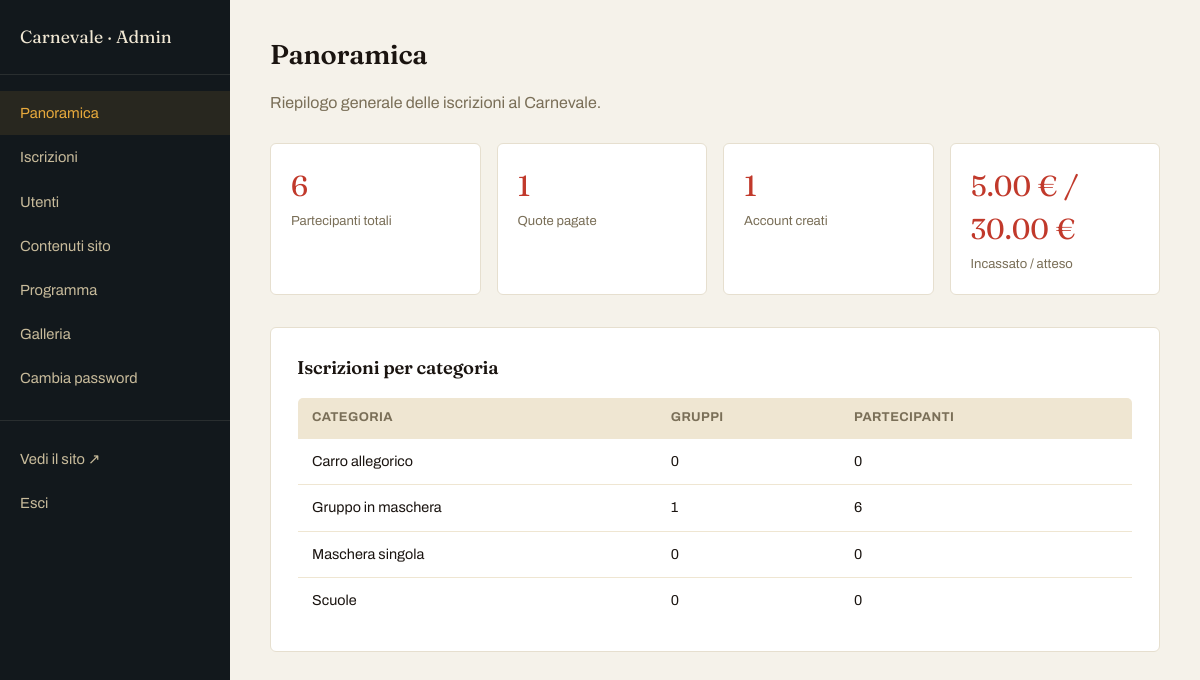
Screenshot of /admin/ (signed in) with the database file from the repository.
### tables this page shows
CREATE TABLE categorie (
    id INTEGER PRIMARY KEY AUTOINCREMENT,
    slug TEXT UNIQUE NOT NULL,
    nome TEXT NOT NULL,
    descrizione TEXT,
    regolamento TEXT,
    prezzo_quota REAL DEFAULT 0,
    dettagli_label TEXT DEFAULT 'Note aggiuntive',
    icona TEXT DEFAULT 'carro',
    ordine INTEGER DEFAULT 0
);

### app.py (the view)
@app.route("/admin/")
@admin_login_required
def admin_dashboard():
    db = get_db()
    totale_iscrizioni = db.execute("SELECT COUNT(*) n FROM partecipanti").fetchone()["n"]
    totale_pagati = db.execute(
        "SELECT COUNT(*) n FROM partecipanti p JOIN versamenti l ON p.versamento_id = l.id "
        "WHERE l.stato_pagamento = 'pagato'"
    ).fetchone()["n"]
    totale_utenti = db.execute("SELECT COUNT(*) n FROM utenti").fetchone()["n"]
    per_categoria = db.execute(
        "SELECT c.nome, COUNT(DISTINCT i.id) gruppi, COUNT(p.id) partecipanti "
        "FROM categorie c "
        "LEFT JOIN iscrizioni i ON i.categoria_id = c.id "
        "LEFT JOIN versamenti l ON l.iscrizione_id = i.id "
        "LEFT JOIN partecipanti p ON p.versamento_id = l.id "
        "GROUP BY c.id ORDER BY c.ordine"
    ).fetchall()
    incasso_atteso = db.execute(
        "SELECT COALESCE(SUM(c.prezzo_quota),0) tot FROM partecipanti p "
        "JOIN versamenti l ON p.versamento_id = l.id "
        "JOIN iscrizioni i ON l.iscrizione_id = i.id "
        "JOIN categorie c ON i.categoria_id = c.id"
    ).fetchone()["tot"]
    incasso_incassato = db.execute(
        "SELECT COALESCE(SUM(c.prezzo_quota),0) tot FROM partecipanti p "
        "JOIN versamenti l ON p.versamento_id = l.id "
        "JOIN iscrizioni i ON l.iscrizione_id = i.id "
        "JOIN categorie c ON i.categoria_id = c.id "
        "WHERE l.stato_pagamento = 'pagato'"
    ).fetchone()["tot"]
    return render_template(
        "admin/dashboard.html",
        totale_iscrizioni=totale_iscrizioni,
        totale_pagati=totale_pagati,
        totale_utenti=totale_utenti,
        per_categoria=per_categoria,
        incasso_atteso=incasso_atteso,
        incasso_incassato=incasso_incassato,
    )

### app.py (called while the page is built)
@app.before_request
def csrf_protect():
    if request.method == "POST" and not app.config.get("TESTING"):
        token_sessione = session.get("_csrf_token")
        token_form = request.form.get("_csrf_token")
        if not token_sessione or not token_form or not secrets.compare_digest(token_sessione, token_form):
            abort(400, description="Richiesta non valida (token di sicurezza mancante o scaduto). Ricarica la pagina e riprova.")

def get_db():
    if "db" not in g:
        g.db = sqlite3.connect(DB_PATH)
        g.db.row_factory = sqlite3.Row
        g.db.execute("PRAGMA foreign_keys = ON")
    return g.db

def get_contenuti(db):
    rows = db.execute("SELECT chiave, valore FROM contenuti").fetchall()
    return {r["chiave"]: r["valore"] for r in rows}

@app.context_processor
def inject_globals():
    db = get_db()
    categorie = db.execute("SELECT * FROM categorie ORDER BY ordine").fetchall()
    utente_corrente = None
    if session.get("utente_id"):
        utente_corrente = db.execute(
            "SELECT * FROM utenti WHERE id = ?", (session["utente_id"],)
        ).fetchone()
    contenuti_globali = get_contenuti(db)
    return dict(categorie=categorie, utente_corrente=utente_corrente, c=contenuti_globali)

def admin_login_required(view):
    @wraps(view)
    def wrapped(*args, **kwargs):
        if not session.get("admin_id"):
            return redirect(url_for("admin_login", next=request.path))
        return view(*args, **kwargs)
    return wrapped

### templates/admin/dashboard.html (shortened to what this page needs)
{% extends "admin/base_admin.html" %}
{% block content %}
<h1>Panoramica</h1>
<p class="admin-sub">Riepilogo generale delle iscrizioni al Carnevale.</p>
<div class="stat-cards">
  <div class="stat-card"><div class="val">{{ totale_iscrizioni }}</div><div class="lbl">Partecipanti totali</div></div>
  <div class="stat-card"><div class="val">{{ totale_pagati }}</div><div class="lbl">Quote pagate</div></div>
  <div class="stat-card"><div class="val">{{ totale_utenti }}</div><div class="lbl">Account creati</div></div>
  <div class="stat-card"><div class="val">{{ "%.2f"|format(incasso_incassato) }} € / {{ "%.2f"|format(incasso_atteso) }} €</div><div class="lbl">Incassato / atteso</div></div>
</div>
<div class="admin-form-card">
  <h3>Iscrizioni per categoria</h3>
  <table class="admin-table">
    <tr><th>Categoria</th><th>Gruppi</th><th>Partecipanti</th></tr>
    {% for cat in per_categoria %}
    <tr><td>{{ cat.nome }}</td><td>{{ cat.gruppi }}</td><td>{{ cat.partecipanti }}</td></tr>
    {% endfor %}
  </table>
</div>
{% endblock %}

### static/css/style.css (style rules this page uses)
:root { --notte:#12181c; --notte-2:#1a2229; --carta:#f2e7ce; --rosso:#c1392b; --oro:#e7a93c; --smeraldo:#1f6e68; --crema-testo:#efe6d2; --max:1120px; }
* { box-sizing:border-box; }
html,body { margin:0; padding:0; }
body { font-family:'Archivo', sans-serif; background:var(--notte); color:var(--crema-testo); line-height:1.5; overflow-x:hidden; }
h1,h2,h3 { font-family:'Fraunces', serif; font-weight:600; letter-spacing:-0.01em; margin:0; }
.admin-body { background:#f5f2ea; color:#1a1410; font-family:'Archivo',sans-serif; }
.admin-main h1 { font-family:'Fraunces',serif; font-size:1.7rem; margin-bottom:6px; }
.admin-sub { color:#7a6f58; margin-bottom:28px; }
.stat-cards { display:grid; grid-template-columns:repeat(4,1fr); gap:16px; margin-bottom:32px; }
.stat-card { background:#fff; border-radius:6px; padding:20px; border:1px solid #e6dfcf; }
.stat-card .val { font-family:'Fraunces',serif; font-size:1.8rem; color:var(--rosso); }
.stat-card .lbl { font-size:0.82rem; color:#7a6f58; margin-top:4px; }
.admin-table { width:100%; border-collapse:collapse; background:#fff; border-radius:6px; overflow:hidden; border:1px solid #e6dfcf; }
.admin-table th { background:#efe6d2; text-align:left; padding:10px 14px; font-size:0.8rem; text-transform:uppercase; letter-spacing:0.03em; color:#7a6f58; }
.admin-table td { padding:12px 14px; border-top:1px solid #efe6d2; font-size:0.9rem; vertical-align:top; }
.admin-form-card { background:#fff; border:1px solid #e6dfcf; border-radius:6px; padding:26px; margin-bottom:24px; }
.admin-form-card h3 { font-family:'Fraunces',serif; margin-bottom:16px; font-size:1.15rem; }
.admin-table th { position:relative; user-select:none; }
.admin-table td { max-width:280px; white-space:normal; word-break:break-word; }

### rows the page displays
categorie: nome "Carro allegorico", gruppi "0", partecipanti "0"
categorie: nome "Gruppo in maschera", gruppi "1", partecipanti "6"
categorie: nome "Maschera singola", gruppi "0", partecipanti "0"
categorie: nome "Scuole", gruppi "0", partecipanti "0"

### other values shown
{{ totale_iscrizioni }} "6"
{{ totale_pagati }} "1"
{{ totale_utenti }} "1"
{{ "%.2f"|format(incasso_incassato) }} "5.00"
{{ "%.2f"|format(incasso_atteso) }} "30.00"
